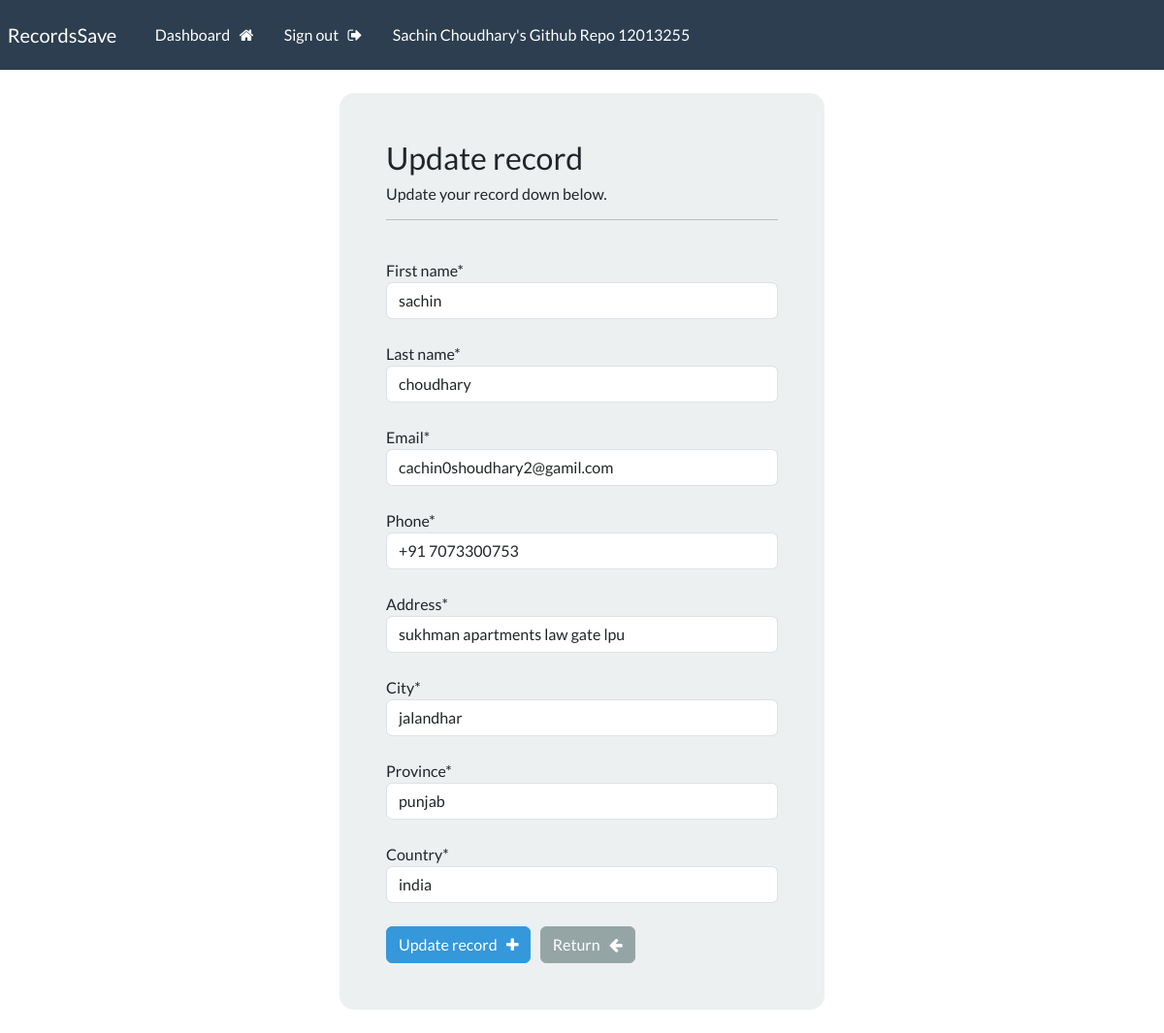
The app's page /update-record/7 (signed in) with its own data.
### webapp/models.py (models this page shows, shortened)
class Record(models.Model):
    creation_date = models.DateTimeField(auto_now_add=True)
    first_name = models.CharField(max_length=100)
    last_name = models.CharField(max_length=100)
    email = models.CharField(max_length=255)
    phone = models.CharField(max_length=20)
    address = models.CharField(max_length=300)
    city = models.CharField(max_length=255)
    province = models.CharField(max_length=200)
    country = models.CharField(max_length=125)

### webapp/views.py (the view)
# urls.py: path('update-record/<int:pk>', views.update_record, name='update-record'),
@login_required(login_url='my-login')
def update_record(request, pk):
    record = Record.objects.get(id=pk)
    form = UpdateRecordForm(instance=record)
    if request.method == 'POST':
        form = UpdateRecordForm(request.POST, instance=record)
        if form.is_valid():
            form.save()
            messages.success(request, "Your record was updated!")
            return redirect("dashboard")
    context = {'form':form}
    return render(request, 'webapp/update-record.html', context=context)

### webapp/forms.py
class UpdateRecordForm(forms.ModelForm):
    class Meta:
        model = Record
        fields = ['first_name', 'last_name', 'email', 'phone', 'address', 'city', 'province', 'country']

### webapp/templates/webapp/update-record.html (shortened to what this page needs)
{% extends 'webapp/base.html' %}
{% load crispy_forms_tags %}
{% block content %}
<body>
    <div class="container bg-light shadow-md p-5 form-layout">
        <h3> Update record </h3>
        <h6> Update your record down below. </h6>
        <hr>
        <br>
        <form method="POST" autocomplete="off">
            {{form.first_name|as_crispy_field}}
            <br>
            {{form.last_name|as_crispy_field}}
            <br>
            {{form.email|as_crispy_field}}
            <br>
            {{form.phone|as_crispy_field}}
            <br>
            {{form.address|as_crispy_field}}
            <br>
            {{form.city|as_crispy_field}}
            <br>
            {{form.province|as_crispy_field}}
            <br>
            {{form.country|as_crispy_field}}
            <br>
            <button type="submit" class="btn btn-info">
                Update record &nbsp; <i class="fa fa-plus" aria-hidden="true"></i>
            </button>
            <a href="{% url 'dashboard' %}" class="btn btn-secondary">
                Return &nbsp; <i class="fa fa-arrow-left" aria-hidden="true"></i>
            </a>
        </form>
    </div>
    <br>
</body>
{% endblock %}

### static/css/styles.css (style rules this page uses)
.form-layout { border-radius: 15px; width: 500px; }

### records on screen
Record: first_name "sachin", last_name "choudhary", email "cachin0shoudhary2@gamil.com", phone "+91 7073300753", address "sukhman apartments law gate lpu", city "jalandhar", province "punjab", country "india"
